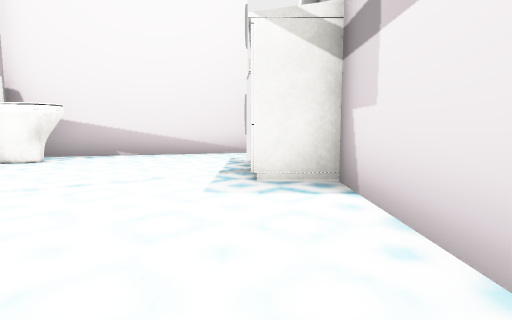
view 1 (above)

24 first-person views from a walk through a 3-D level made in the Unity game engine. The camera is 0.64 m above the floor, tilts 6° down and sees 80° across. Doors are open. The floor is counted in squares, 1 m on a side. Each view is taken from the middle of a square. On the plan, view 1 faces up. The plan holds only what a view shows up to about 9 squares ahead; the rest is blank. The place goes on beyond the plan. Some surface patterns are stand-ins.

view 2
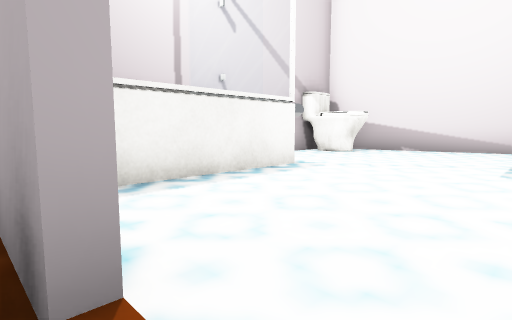

view 3
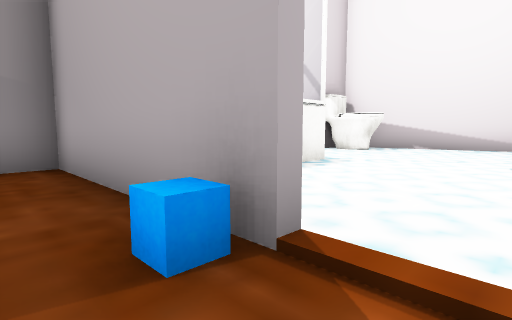

view 4
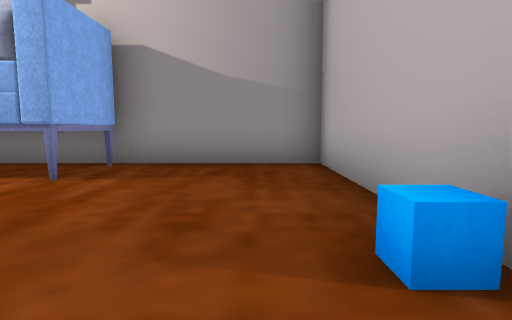

view 5
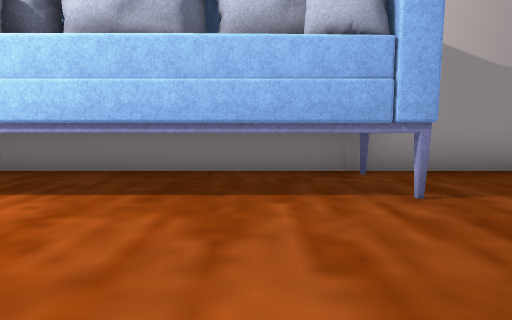

view 6
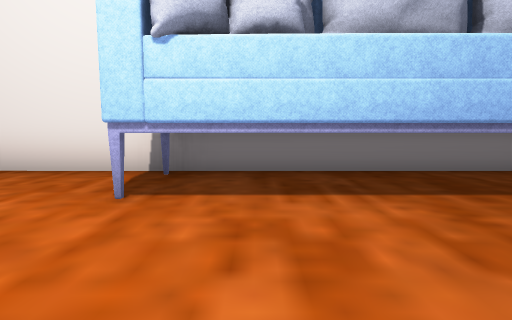

view 7
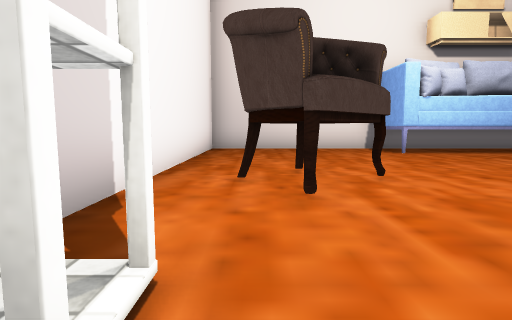

view 8
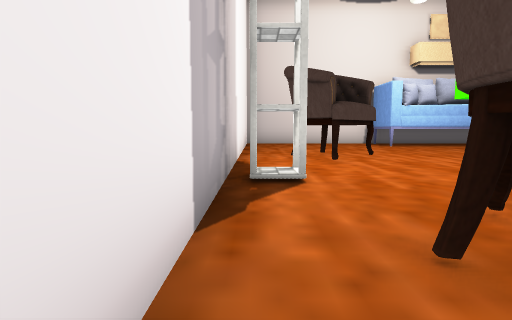

view 9
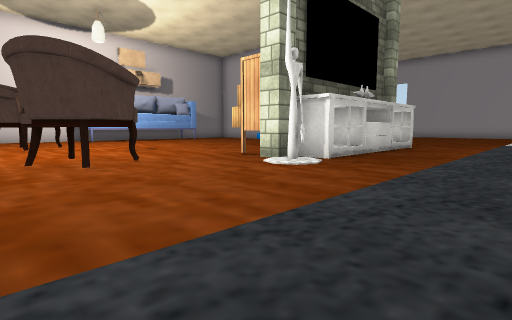

view 10
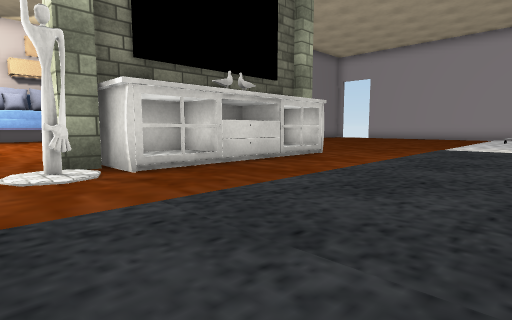

view 11
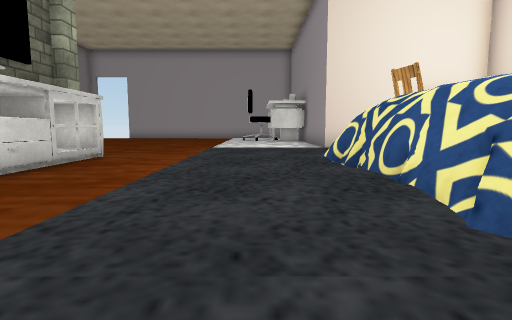

view 12
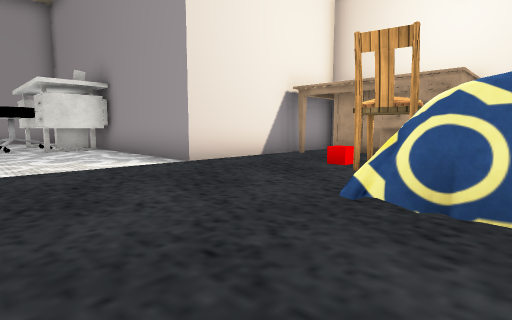

view 13
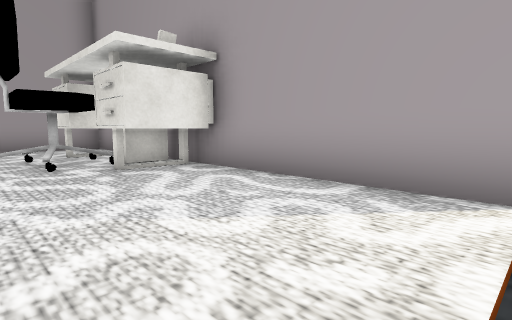

view 14
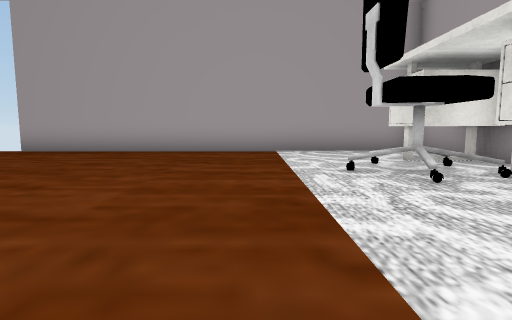

view 15
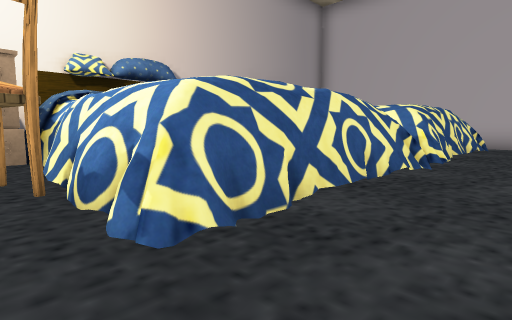

view 16
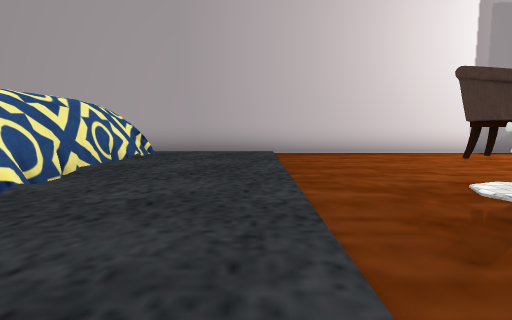

view 17
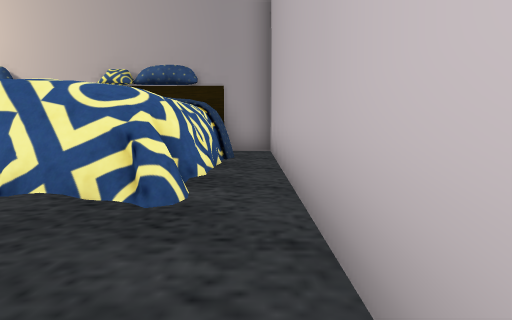

view 18
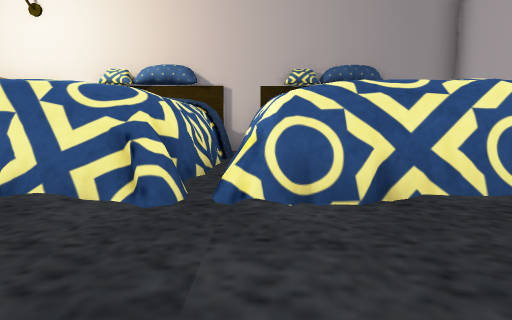

view 19
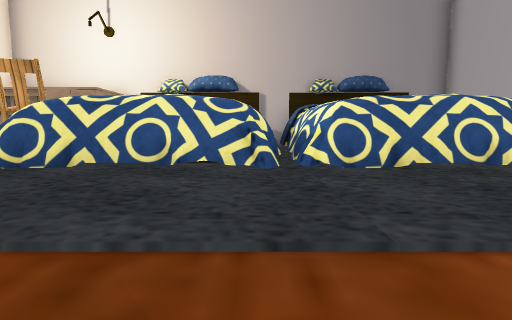

view 20
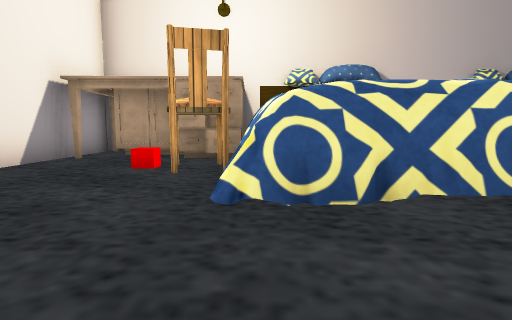

view 21
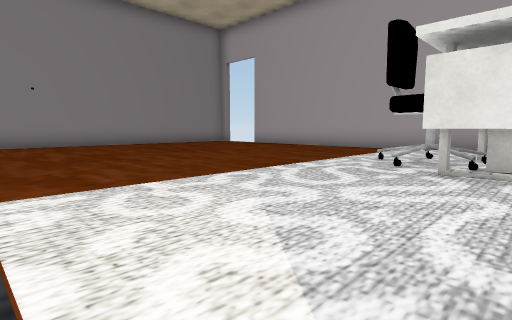

view 22
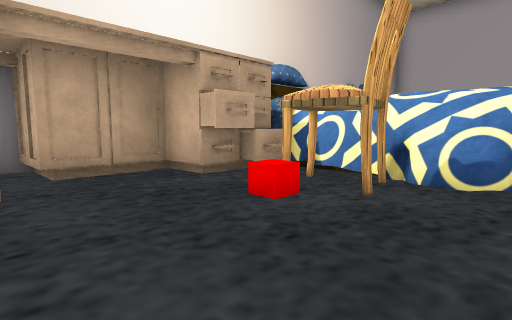

view 23
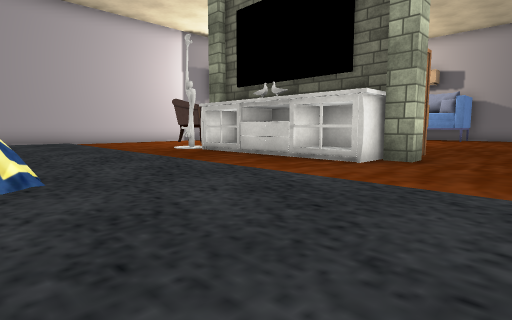

view 24
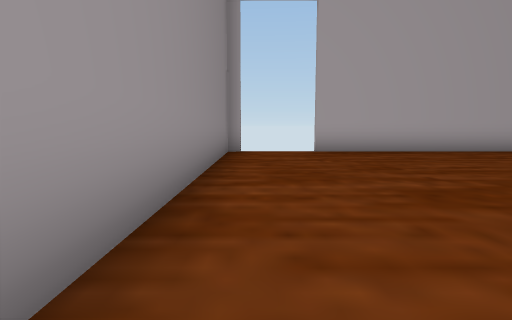

### Floor plan
Key: @ floor where view 1 was taken; # wall or solid block; . main floor; : floor 0.05 m higher than the main floor; D open door; T toilet; B bathtub; C blue cube; S sofa; H chair; A table; R dresser; P pillar; E red cube; O other object.
Columns run from 6 left of view 1 to 20 right of it. Each row starts with its distance up from view 1.
  9        #DD###########
  8    #####DD.......::::#
  7  ###.. #.........::::#
  6  TT...O#.........::OO
  5  O....O#.........:OOO
  4  .....O#.........:OOO
  3   .....#.........::OO
  2   B....#.........::::#
  1   B....#.........::::#
  0   BD..@ .........::::#
 -1   BD...  ........::::#
 -2 #####C.        ..::::######
 -3 #......  ........:::::::OO#
 -4 #.....   ...RP...:::::E:O
 -5 #....        PA..:::::HOO
 -6 #SS..         A..:::OOHOOO#
 -7 #SS...        A..:::OOOO O
 -8 #SS..         A..:::O    O
 -9 #SS..         A..:::OO O O
-10 #SS...  .. .RPA..:::OOOOOO#
-11 #SS.... .....PO..:::OOOOOO#
-12 #................:::OO O O
-13 #................:::OO   O
-14 #.....HH...HH....:::OO O O
-15  .....HH....H....:::OOOOOO#
-16  ........#.......:::::::::#
-17  ##########################

Where each view was taken, in squares from view 1:
view 1: 0 up, 0 right, facing up
view 2: 2 down, 0 right, facing up-left
view 3: 3 down, 0 right, facing up-left
view 4: 3 down, 0 right, facing left
view 5: 7 down, 1 left, facing left
view 6: 10 down, 1 left, facing left
view 7: 15 down, 4 right, facing left
view 8: 16 down, 7 right, facing left
view 9: 16 down, 12 right, facing up-left
view 10: 12 down, 13 right, facing up-left
view 11: 12 down, 12 right, facing up
view 12: 7 down, 11 right, facing up-right
view 13: 2 down, 11 right, facing up-right
view 14: 0 up, 10 right, facing up
view 15: 5 down, 12 right, facing down-right
view 16: 8 down, 11 right, facing down
view 17: 16 down, 11 right, facing right
view 18: 11 down, 11 right, facing right
view 19: 10 down, 9 right, facing right
view 20: 6 down, 11 right, facing right
view 21: 2 down, 14 right, facing up-left
view 22: 2 down, 14 right, facing down-right
view 23: 2 down, 14 right, facing down-left
view 24: 0 up, 2 right, facing up
